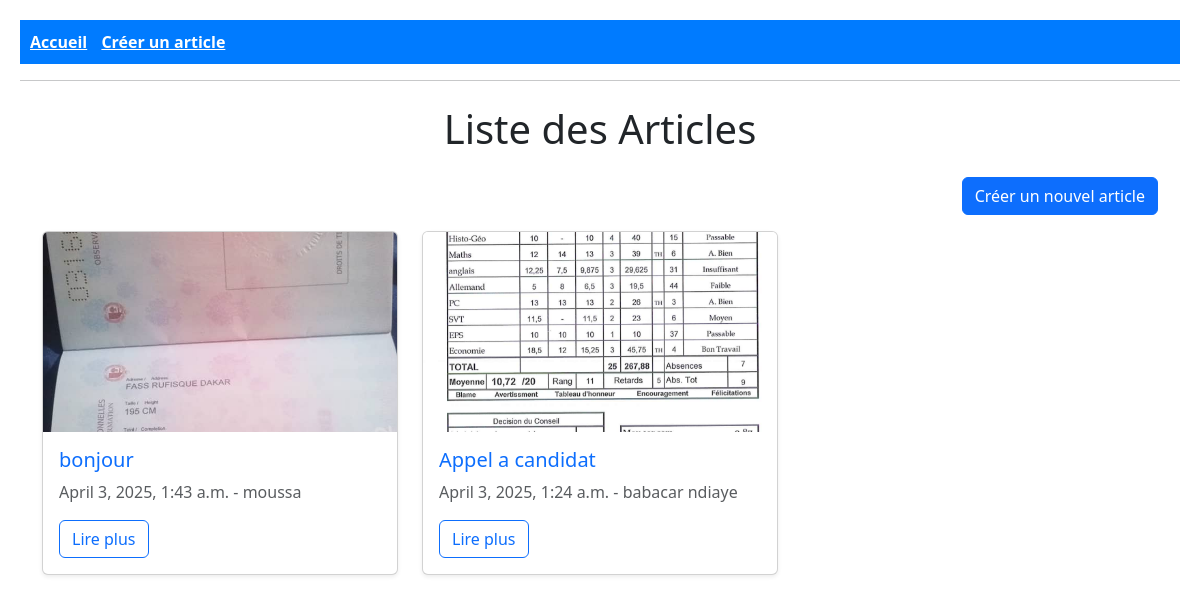
Before: / with the older database file.
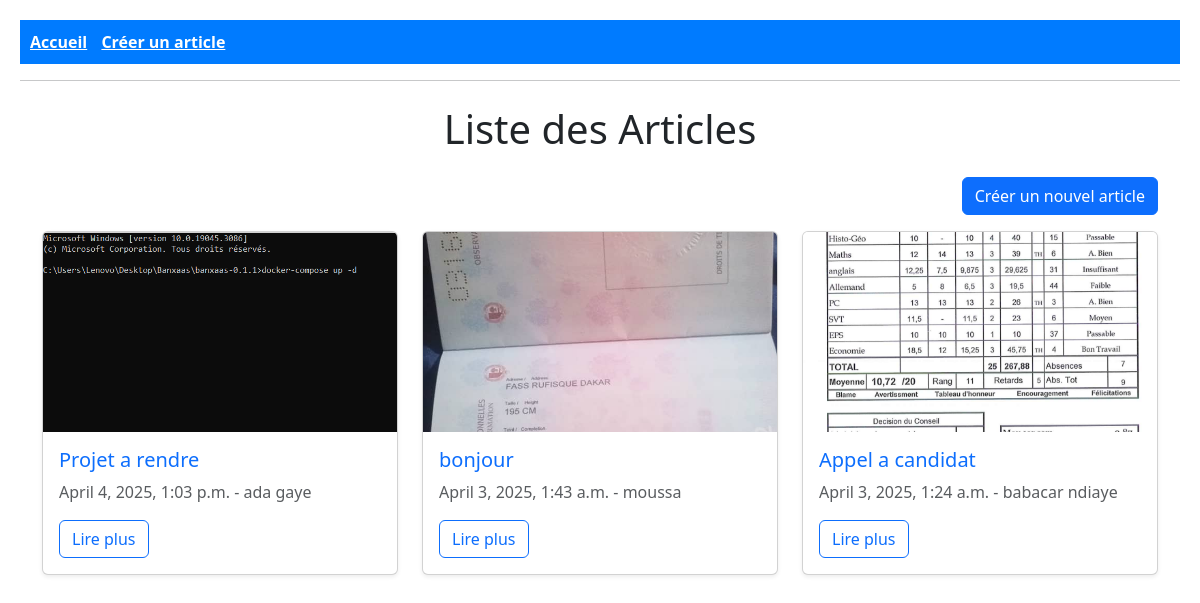
After: the same page with the newer database file.
### blog/models.py (models this page shows, shortened)
class Article(models.Model):
    titre = models.CharField(max_length=200)  # Titre de l'article
    contenu = models.TextField()  # Contenu de l'article
    date_publication = models.DateTimeField(auto_now_add=True)  # Date automatique
    auteur = models.CharField(max_length=100)  # Auteur de l'article
    image = models.ImageField(upload_to='articles/', blank=True, null=True)  # Image facultative

### blog/views.py (the view)
# urls.py: path('', ArticleListView.as_view(), name='article_list'),
class ArticleListView(ListView):
    model = Article
    template_name = "blog/article_list.html"
    context_object_name = "articles"  # Nom de la variable dans le template
    ordering = ['-date_publication']  # Articles les plus récents en premier
    def get_queryset(self):
        return Article.objects.all().order_by('-date_publication')

### blog/templates/blog/article_list.html
{% extends "base.html" %}
{% block content %}
<div class="container mt-4">
    <h1 class="text-center mb-4">Liste des Articles</h1>
    <div class="text-end mb-3">
        <a href="{% url 'article_create' %}" class="btn btn-primary">Créer un nouvel article</a>
    </div>
    <div class="row">
        {% for article in articles %}
            <div class="col-md-4">
                <div class="card mb-4 shadow-sm">
                    {% if article.image %}
                        <img src="{{ article.image.url }}" class="card-img-top img-fluid" alt="{{ article.titre }}" style="height: 200px; object-fit: cover;">
                    {% endif %}
                    <div class="card-body">
                        <h5 class="card-title">
                            <a href="{% url 'article_detail' article.pk %}" class="text-decoration-none">{{ article.titre }}</a>
                        </h5>
                        <p class="card-text text-muted">{{ article.date_publication }} - {{ article.auteur }}</p>
                        <a href="{% url 'article_detail' article.pk %}" class="btn btn-outline-primary">Lire plus</a>
                    </div>
                </div>
            </div>
        {% empty %}
            <p class="text-center">Aucun article disponible.</p>
        {% endfor %}
    </div>
</div>
{% endblock %}

### blog/templates/base.html (shortened to what this page needs)
{% load static %}
<!DOCTYPE html>
<html lang="fr">
<head>
    <link rel="stylesheet" type="text/css" href="{% static 'css/style.css' %}">
<link href="https://cdn.jsdelivr.net/npm/bootstrap@5.3.2/dist/css/bootstrap.min.css" rel="stylesheet">
</head>
<body>
    <nav>
        <a href="{% url 'article_list' %}">Accueil</a>
        <a href="{% url 'article_create' %}">Créer un article</a>
    </nav>
    <hr>
    {% block content %}{% endblock %}
</body>
</html>

### static/css/style.css (style rules this page uses)
body { font-family: Arial, sans-serif; background-color: #f4f4f4; margin: 0; padding: 20px; }
h1 { color: #333; }
a { color: #007bff; text-decoration: none; }
nav { background: #007bff; padding: 10px; }
nav a { color: white; font-weight: bold; margin-right: 10px; }
.btn { display: inline-block; padding: 8px 12px; color: white; background-color: #007bff; text-decoration: none; border-radius: 5px; }

Changed rows visible on the page:
added Article: image (picture), titre "Projet a rendre", date_publication "April 4, 2025, 1:03 p.m.", auteur "ada gaye"
